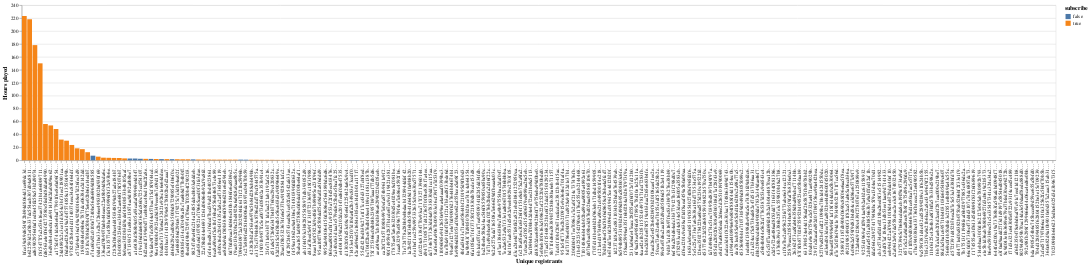

Notebook cell for this chart:
### Code cell
unique_vs_hours_and_subscribed = unique_vs_cumulative_hours = alt.Chart(players_by_played_hours).mark_bar().encode(
    x=alt.X("hashedEmail").sort("-y").title("Unique registrants"),
    y=alt.Y("played_hours").title("Hours played"),
    color=alt.Color("subscribe")
).properties(width = 2000)

unique_vs_cumulative_hours


unique_vs_hours_and_subscribed

### Figure 1 — Vega-Lite specification as saved in the notebook (floating-point values rounded to 4 significant figures; data arrays with more than 128 entries replaced by an {"elided": "..."} marker saying what was removed)
{"config": {"view": {"continuousWidth": 300, "continuousHeight": 300}}, "data": {"name": "data-2d300dc3efa55bb9ac6adfe2f6889e83"}, "mark": {"type": "bar"}, "encoding": {"color": {"field": "subscribe", "type": "nominal"}, "x": {"field": "hashedEmail", "sort": "-y", "title": "Unique registrants", "type": "nominal"}, "y": {"field": "played_hours", "title": "Hours played", "type": "quantitative"}}, "width": 2000, "$schema": "https://vega.github.io/schema/vega-lite/v5.20.1.json", "datasets": {"data-2d300dc3efa55bb9ac6adfe2f6889e83": {"elided": "196 records"}}}
